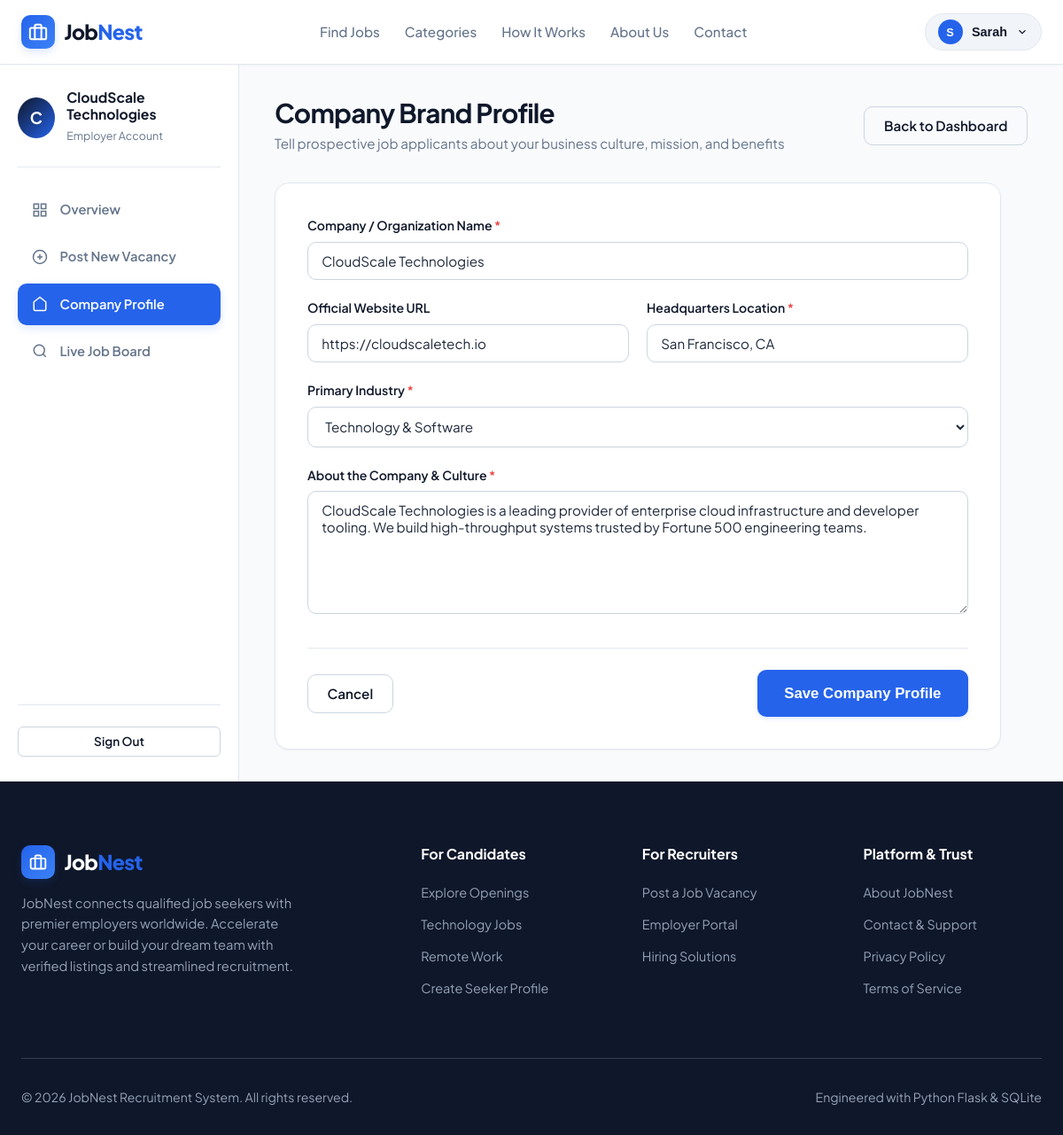
The page /employer/company (signed in) on the database its author committed.
### models.py (models this page shows, shortened)
class User(db.Model):
    __tablename__ = 'users'
    id = db.Column(db.Integer, primary_key=True)
    full_name = db.Column(db.String(100), nullable=False)
    email = db.Column(db.String(120), unique=True, nullable=False, index=True)
    password_hash = db.Column(db.String(255), nullable=False)
    role = db.Column(db.String(20), nullable=False, default='job_seeker')  # 'job_seeker', 'employer', 'admin'
    is_active = db.Column(db.Boolean, default=True, nullable=False)
    created_at = db.Column(db.DateTime, default=get_utc_now)
    seeker_profile = db.relationship('JobSeekerProfile', backref='user', uselist=False, cascade='all, delete-orphan')
    company = db.relationship('Company', backref='employer', uselist=False, cascade='all, delete-orphan')
    posted_jobs = db.relationship('Job', backref='employer', lazy='dynamic', cascade='all, delete-orphan')
    applications = db.relationship('Application', backref='applicant', lazy='dynamic', cascade='all, delete-orphan')
    @property
    def is_admin(self):
        return self.role == 'admin'
    @property
    def is_employer(self):
        return self.role == 'employer'
    @property
    def is_seeker(self):
        return self.role == 'job_seeker'

class Company(db.Model):
    __tablename__ = 'companies'
    id = db.Column(db.Integer, primary_key=True)
    employer_id = db.Column(db.Integer, db.ForeignKey('users.id', ondelete='CASCADE'), unique=True, nullable=False)
    company_name = db.Column(db.String(150), nullable=False)
    company_description = db.Column(db.Text, nullable=True)
    company_website = db.Column(db.String(255), nullable=True)
    location = db.Column(db.String(120), nullable=True)
    industry = db.Column(db.String(100), default='Technology')
    created_at = db.Column(db.DateTime, default=get_utc_now)
    jobs = db.relationship('Job', backref='company', lazy='dynamic', cascade='all, delete-orphan')

### routes/employer.py (the view, shortened to what this page needs)
@employer_bp.route('/employer/company', methods=['GET', 'POST'])
@login_required
@role_required('employer')
def company_profile():
    user = get_current_user()
    company = user.company
    if not company:
        company = Company(employer_id=user.id, company_name=f"{user.full_name}'s Company")
        db.session.add(company)
        db.session.commit()
    form = CompanyProfileForm()
    if request.method == 'GET':
        form.company_name.data = company.company_name
        form.company_website.data = company.company_website
        form.location.data = company.location
        form.industry.data = company.industry
        form.company_description.data = company.company_description
    return render_template('employer/company.html', form=form, company=company)

### forms.py
class CompanyProfileForm(FlaskForm):
    company_name = StringField('Company Name', validators=[
        DataRequired(message="Company name is required."),
        Length(min=2, max=150)
    ])
    company_website = StringField('Website URL', validators=[
        Optional(),
        Length(max=200)
    ])
    location = StringField('Headquarters / Location', validators=[
        DataRequired(message="Location is required."),
        Length(min=2, max=120)
    ])
    industry = SelectField('Industry', choices=INDUSTRY_CHOICES, validators=[DataRequired()])
    company_description = TextAreaField('About Company', validators=[
        DataRequired(message="Please provide a brief company description."),
        Length(min=10, max=2500)
    ])
    submit = SubmitField('Save Company Profile')

### utils.py (called while the page is built)
def get_current_user():
    user_id = session.get('user_id')
    if not user_id:
        g.current_user = None
        return None
    if getattr(g, 'current_user', None) is None or getattr(g.current_user, 'id', None) != user_id:
        g.current_user = db.session.get(User, user_id)
    return g.current_user

def login_required(f):
    @wraps(f)
    def decorated_function(*args, **kwargs):
        user = get_current_user()
        if not user or not user.is_active:
            flash('Please sign in to access this page.', 'warning')
            return redirect(url_for('auth.login', next=request.url))
        return f(*args, **kwargs)
    return decorated_function

def role_required(*roles):
    def decorator(f):
        @wraps(f)
        def decorated_function(*args, **kwargs):
            user = get_current_user()
            if not user or not user.is_active:
                flash('Please log in first.', 'warning')
                return redirect(url_for('auth.login', next=request.url))
            if user.role not in roles:
                flash('You do not have permission to access that resource.', 'danger')
                return redirect(url_for('main.index'))
            return f(*args, **kwargs)
        return decorated_function
    return decorator

### templates/employer/company.html (shortened to what this page needs)
{% extends "base.html" %}
{% block content %}
<div class="dashboard-wrapper">
  <aside class="dashboard-sidebar">
    <div class="sidebar-profile">
      <div class="sidebar-avatar" style="background: linear-gradient(135deg, var(--secondary), var(--primary));">
        {{ company.company_name[0] | upper }}
      </div>
      <div class="sidebar-user-info">
        <h4>{{ company.company_name }}</h4>
        <span class="sidebar-user-role">Employer Account</span>
      </div>
    </div>
    <ul class="sidebar-menu">
      <li class="sidebar-item">
        <a href="{{ url_for('employer.dashboard') }}">
          <svg width="18" height="18" viewBox="0 0 24 24" fill="none" stroke="currentColor" stroke-width="2"><rect x="3" y="3" width="7" height="7"></rect><rect x="14" y="3" width="7" height="7"></rect><rect x="14" y="14" width="7" height="7"></rect><rect x="3" y="14" width="7" height="7"></rect></svg>
          Overview
        </a>
      </li>
      <li class="sidebar-item">
        <a href="{{ url_for('jobs.post_job') }}">
          <svg width="18" height="18" viewBox="0 0 24 24" fill="none" stroke="currentColor" stroke-width="2"><circle cx="12" cy="12" r="10"></circle><line x1="12" y1="8" x2="12" y2="16"></line><line x1="8" y1="12" x2="16" y2="12"></line></svg>
          Post New Vacancy
        </a>
      </li>
      <li class="sidebar-item active">
        <a href="{{ url_for('employer.company_profile') }}">
          <svg width="18" height="18" viewBox="0 0 24 24" fill="none" stroke="currentColor" stroke-width="2"><path d="M3 9l9-7 9 7v11a2 2 0 0 1-2 2H5a2 2 0 0 1-2-2z"></path></svg>
          Company Profile
        </a>
      </li>
      <li class="sidebar-item">
        <a href="{{ url_for('jobs.index') }}">
          <svg width="18" height="18" viewBox="0 0 24 24" fill="none" stroke="currentColor" stroke-width="2"><circle cx="11" cy="11" r="8"></circle><line x1="21" y1="21" x2="16.65" y2="16.65"></line></svg>
          Live Job Board
        </a>
      </li>
    </ul>
    <div class="sidebar-footer">
      <a href="{{ url_for('auth.logout') }}" class="btn btn-outline btn-sm btn-block text-danger">Sign Out</a>
    </div>
  </aside>
  <main class="dashboard-main">
    <div class="dashboard-header">
      <div class="dashboard-title-area">
        <h1>Company Brand Profile</h1>
        <p>Tell prospective job applicants about your business culture, mission, and benefits</p>
      </div>
      <div>
        <a href="{{ url_for('employer.dashboard') }}" class="btn btn-outline">Back to Dashboard</a>
      </div>
    </div>
    <div style="max-width: 820px;">
      <div class="card">
        <div class="card-body" style="padding: 2.25rem;">
          <form method="POST" action="{{ url_for('employer.company_profile') }}">
            <div class="form-group">
              <label class="form-label" for="company_name">
                Company / Organization Name <span class="required">*</span>
              </label>
              {{ form.company_name(class="form-control", id="company_name") }}
            </div>
            <div style="display: grid; grid-template-columns: 1fr 1fr; gap: 1.25rem;" class="form-row-grid">
              <div class="form-group">
                <label class="form-label" for="company_website">Official Website URL</label>
                {{ form.company_website(class="form-control", id="company_website", placeholder="https://example.com") }}
              </div>
              <div class="form-group">
                <label class="form-label" for="location">
                  Headquarters Location <span class="required">*</span>
                </label>
                {{ form.location(class="form-control", id="location", placeholder="e.g. San Francisco, CA") }}
              </div>
            </div>
            <div class="form-group">
              <label class="form-label" for="industry">Primary Industry <span class="required">*</span></label>
              {{ form.industry(class="form-select", id="industry") }}
            </div>
            <div class="form-group">
              <label class="form-label" for="company_description">
                About the Company & Culture <span class="required">*</span>
              </label>
              {{ form.company_description(class="form-control", id="company_description", rows=6, placeholder="Describe your company history, mission, working style, and employee perks...") }}
            </div>
            <div class="flex justify-between items-center" style="padding-top: 1.5rem; border-top: 1px solid var(--border-color); margin-top: 2rem;">
              <a href="{{ url_for('employer.dashboard') }}" class="btn btn-outline">Cancel</a>
              {{ form.submit(class="btn btn-primary btn-lg") }}
            </div>
          </form>
        </div>
      </div>
    </div>
  </main>
</div>
{% endblock %}

### templates/base.html (shortened to what this page needs)
<!DOCTYPE html>
<html lang="en">
<head>
  <link rel="stylesheet" href="{{ url_for('static', filename='css/style.css') }}">
  <link rel="stylesheet" href="{{ url_for('static', filename='css/dashboard.css') }}">
  <link rel="stylesheet" href="{{ url_for('static', filename='css/responsive.css') }}">
</head>
<body>
  <nav class="navbar">
    <div class="container nav-container">
      <a href="{{ url_for('main.index') }}" class="brand-logo" aria-label="JobNest Home">
        <div class="brand-icon">
          <svg width="22" height="22" viewBox="0 0 24 24" fill="none" stroke="currentColor" stroke-width="2.2" stroke-linecap="round" stroke-linejoin="round">
            <rect x="2" y="7" width="20" height="14" rx="2" ry="2"></rect>
            <path d="M16 21V5a2 2 0 0 0-2-2h-4a2 2 0 0 0-2 2v16"></path>
          </svg>
        </div>
        <span class="brand-text">Job<span>Nest</span></span>
      </a>
      <ul class="nav-links" id="navLinks">
        <li><a href="{{ url_for('jobs.index') }}" class="nav-link {% if request.endpoint == 'jobs.index' %}active{% endif %}">Find Jobs</a></li>
        <li><a href="{{ url_for('main.index') }}#categories" class="nav-link">Categories</a></li>
        <li><a href="{{ url_for('main.index') }}#how-it-works" class="nav-link">How It Works</a></li>
        <li><a href="{{ url_for('main.about') }}" class="nav-link {% if request.endpoint == 'main.about' %}active{% endif %}">About Us</a></li>
        <li><a href="{{ url_for('main.contact') }}" class="nav-link {% if request.endpoint == 'main.contact' %}active{% endif %}">Contact</a></li>
      </ul>
      <div class="nav-actions">
        {% if current_user %}
          <div class="user-dropdown-container">
            <button type="button" class="user-menu-btn" id="userMenuBtn">
              <span class="user-avatar-circle">
                {{ current_user.full_name[0] | upper }}
              </span>
              <span>{{ current_user.full_name.split()[0] }}</span>
              <svg width="14" height="14" viewBox="0 0 24 24" fill="none" stroke="currentColor" stroke-width="2">
                <polyline points="6 9 12 15 18 9"></polyline>
              </svg>
            </button>
          </div>
        {% else %}
          <a href="{{ url_for('auth.login') }}" class="btn btn-outline btn-sm">Sign In</a>
          <a href="{{ url_for('auth.register') }}" class="btn btn-primary btn-sm">Get Started</a>
        {% endif %}
      </div>
    </div>
  </nav>
  <main>
    {% block content %}{% endblock %}
  </main>
  <footer class="footer">
    <div class="container">
      <div class="footer-grid">
        <div class="footer-brand">
          <div class="brand-logo" style="color: #fff;">
            <div class="brand-icon">
              <svg width="20" height="20" viewBox="0 0 24 24" fill="none" stroke="currentColor" stroke-width="2.2">
                <rect x="2" y="7" width="20" height="14" rx="2" ry="2"></rect>
                <path d="M16 21V5a2 2 0 0 0-2-2h-4a2 2 0 0 0-2 2v16"></path>
              </svg>
            </div>
            <span class="brand-text">Job<span>Nest</span></span>
          </div>
          <p>
            JobNest connects qualified job seekers with premier employers worldwide. Accelerate your career or build your dream team with verified listings and streamlined recruitment.
          </p>
        </div>
        <div>
          <h4 class="footer-title">For Candidates</h4>
          <ul class="footer-links">
            <li><a href="{{ url_for('jobs.index') }}">Explore Openings</a></li>
            <li><a href="{{ url_for('jobs.index', category='IT & Software') }}">Technology Jobs</a></li>
            <li><a href="{{ url_for('jobs.index', employment_type='Remote') }}">Remote Work</a></li>
            <li><a href="{{ url_for('auth.register') }}">Create Seeker Profile</a></li>
          </ul>
        </div>
        <div>
          <h4 class="footer-title">For Recruiters</h4>
          <ul class="footer-links">
            <li><a href="{{ url_for('jobs.post_job') if current_user and current_user.is_employer else url_for('auth.register') }}">Post a Job Vacancy</a></li>
            <li><a href="{{ url_for('auth.login') }}">Employer Portal</a></li>
            <li><a href="{{ url_for('main.about') }}">Hiring Solutions</a></li>
          </ul>
        </div>
        <div>
          <h4 class="footer-title">Platform & Trust</h4>
          <ul class="footer-links">
            <li><a href="{{ url_for('main.about') }}">About JobNest</a></li>
            <li><a href="{{ url_for('main.contact') }}">Contact & Support</a></li>
            <li><a href="{{ url_for('main.privacy') }}">Privacy Policy</a></li>
            <li><a href="{{ url_for('main.terms') }}">Terms of Service</a></li>
          </ul>
        </div>
      </div>
      <div class="footer-bottom">
        <div>&copy; {{ current_year }} JobNest Recruitment System. All rights reserved.</div>
        <div>Engineered with Python Flask & SQLite</div>
      </div>
    </div>
  </footer>
</body>
</html>

### static/css/dashboard.css (style rules this page uses)
.dashboard-wrapper { display: flex; min-height: calc(100vh - 72px); background-color: var(--bg-page); }
.dashboard-sidebar { width: 270px; background-color: var(--bg-surface); border-right: 1px solid var(--border-color); padding: 1.75rem 1.25rem; flex-shrink: 0; display: flex; flex-direction: column; }
.sidebar-profile { display: flex; align-items: center; gap: 0.85rem; padding-bottom: 1.5rem; margin-bottom: 1.5rem; border-bottom: 1px solid var(--border-color); }
.sidebar-avatar { width: 46px; height: 46px; border-radius: 50%; background: linear-gradient(135deg, var(--primary), var(--accent)); color: #fff; display: flex; align-items: center; justify-content: center; font-weight: 700; font-size: 1.15rem; }
.sidebar-user-info h4 { font-size: 0.98rem; line-height: 1.2; }
.sidebar-user-role { font-size: 0.78rem; color: var(--text-muted); text-transform: capitalize; display: inline-block; margin-top: 0.2rem; }
.sidebar-menu { list-style: none; display: flex; flex-direction: column; gap: 0.35rem; }
.sidebar-item a { display: flex; align-items: center; gap: 0.85rem; padding: 0.75rem 1rem; border-radius: var(--radius-md); color: var(--text-muted); font-weight: 600; font-size: 0.92rem; transition: var(--transition); }
.sidebar-item.active a { background-color: var(--primary); color: #fff; box-shadow: 0 4px 10px var(--primary-glow); }
.sidebar-footer { margin-top: auto; padding-top: 1.5rem; border-top: 1px solid var(--border-color); }
.dashboard-main { flex: 1; padding: 2.25rem 2.5rem; overflow-y: auto; }
.dashboard-header { display: flex; align-items: center; justify-content: space-between; margin-bottom: 2rem; flex-wrap: wrap; gap: 1rem; }
.dashboard-title-area h1 { font-size: 1.85rem; margin-bottom: 0.25rem; }
.dashboard-title-area p { color: var(--text-muted); font-size: 0.95rem; }

### rows shown on the page
User: full_name "S", full_name "Sarah"
Company: company_name "C", company_name "CloudScale Technologies", company_website "https://cloudscaletech.io", location "San Francisco, CA", industry "Technology & Software", company_description "CloudScale Technologies is a leading provider of enterprise cloud infrastructure and developer tooling. We build high-throughput systems trusted by Fortune 500 engineering teams."
